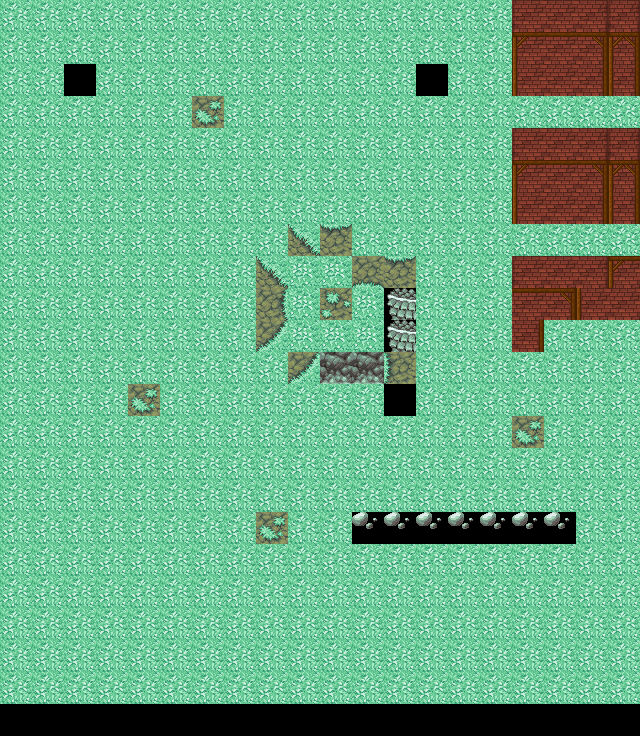

A 2D game scene composited from a Tiled map and its tileset images. What follows is a short description and the map's XML, with each tile layer's data collapsed to a summary:
An orthogonal 20x23 tile map with 32x32 px tiles, 4 tile layers (Lower 1, Upper 1, Lower 2, Upper 2), 4 tilesets.

<map height="23" orientation="orthogonal" tileheight="32" tilewidth="32" version="1.0" width="20"><properties><property name="blended tiles" value="195,197,198,199,200,202,203,205,207,208,209,210,211,212,213,214,215,216,217,218,219,220,221,222,223,227,229,230,231,235,237,238,239,240,241,242,244,245,246,247,248,249,252,254,255,256,257,258,259,260,261,262,263,398,399,400,401,402,403,404,405,406,407,408,409,1,2,9,10,11,12,13,14,15,16,17,18,19,20,21,22,23,24,25,26,27,28,29,30,31,32,33,34,35,36,37,38,42,53,57,58,59,60,63,64,65,66,67,68,69,70,71,72,73,74,75,76,77,86,87,88,89,95,96,97,102,103,104,105,106,107,108,109,110,111,112,113,114,115,116,117,118,125,126,127,128,141,142,143,144,145,146,147,148,149,150,151,152,153,154,155,163,164,165,166,167,170,171,172,180,181,182,183,184,185,186,187,188,189,190,191,192,193,194,200,201,204,205,206,207,208,209,210,216,219,220,221,222,223,224,225,226,227,228,229,230,231,232,233,239,243,244,246,247,248,249,254,255,258,259,260,261,262,263,264,265,266,267,268,269,270,271,272,273,279,280,281,286,287,288,289,290,292,293,294,297,298,299,300,301,302,303,304,305,306,307,308,309,310,311,312,315,316,318,319,329,330,331,332,333,336,337,338,339,340,341,342,343,344,345,346,347,348,349,350,351,352,353,354,355,356,357,358,363,368,369,370,371,372,373,374,375,376,377,378,379,380,381,382,383,384,385,386,387,388,389,390,391,392,393,394,395,396,407,408,409,410,411,412,413,414,415,416,417,418,419,420,421,422,423,424,425,426,427,428,429,430,431,432,433,434,435,441,446,447,448,449,450,451,452,453,454,455,456,457,458,459,460,461,462,463,464,465,466,467,468,469,470,471,472,473,474,487,488,489,490,491,492,493,494,495,496,497,498,499,500,501,502,503,504,505,506,507,508,509,510,511,512,513,526,527,528,529,530,531,532,533,534,535,536,537,538,539,540,541,542,543,544,545,546,547,548,549,550,551,552,553,556,557,558,559,560,561,562,563,564,565,566,567,568,569,570,571,572,573,574,575,576,577,578,579,580,581,582,583,584,585,586,587,588,589,590,596,597,598,599,600,601,602,603,604,605,606,607,608,609,610,611,612,613,614,615,616,617,618,619,620,621,622,623,624,625,626,627,628,629,635,636,637,638,639,640,641,642,643,644,645,646,647,648,649,650,651,652,653,654,655,656,657,658,659,660,661,662,663,664,665,666,667,668,674,675,676,677,678,679,680,681,682,683,684,685,686,687,688,689,690,691,692,693,694,695,696,697,698,699,700,701,702,703,704,705,706,707,708,709,710,711,713,714,715,716,717,718,719,720,721,722,723,724,725,726,727,728,729,730,731,732,733,734,735,736,737,738,739,740,741,742,743,744,745,746,747,748,749,750,751,752,753,754,755,756,757,758,759,760,761,762,763,764,765,766,767,768,769,770,771,772,773,774,775,776,777,778,779,780,781,782,783,784,785,786,787,788,789,790,791,792,793,794,795,796,797,798,799,800,801,802,803,804,805,806,807,808,809,810,811,812,813,814,815,816,817,818,819,820,821,822,823,824,825,826,827,828,829,830,831,832,833,834,835,836,837,838,839,840,841,842,843,844,845,846,847,848,849,850,851,852,853,854,855,856,857,858,859,860,861,862,863,864,865,866,867,868,869,870,871,872,873,874,875,876,877,878,879,880,881,882,883,884,885,886,887,888,889,890,891,892,893,894,895,896,897,898,899,900,901,902,903,904,905,906,907,908,909,910,911,912,913,914,915,916,917,918,919,920,921,922,923,924,925,926,927,928,929,930,931,932,933,934,935,936,937,938,939,940,941,942,943,944,945,946,947,948,949,950,951,952,953,954,955,956,957,958,959,960,961,962,963,964,965,966,967,968,969,970,971,972,973,974,975,976,977,978,979,980,981,982,983,984,985,986,987,988,989,990,991,992,993,994,995,996,997,998,999,1000,1001,1002,1003,1004,1005,1006,1007,1008,1009,1010,1011,1012,1013,1014,1015,1016,1017,1018,1019,1020,1021,1022,1023,1024,1025,1026,1027,1028,1029,1030,1031,1032,1033,1034,1035,1036,1037,1038,1039,1040,1041,1042,1043,1044,1045,1046,1047,1048,1049,1050,1051,1052,1053,1054,1055,1056,1057,1058,1059,1060,1061,1062,1063,1064,1065,1066,1067,1068,1069,1070,1071,1072,1073,1074,1075,1076,1077,1078,1079,1080,1081,1082,1083,1084,1085,1086,1087,1088,1089,1090,1091,1092,1093,1094,1095,1096,1097,1098,1099,1100,1101,1102,1103,1104,1105,1106,1107,1108,1109,1110,1111,1112,1113,1114,1115,1116,1117,1118,1119,1120,1121,1122,1123,1124,1125,1126,1127,1128,1129,1130,1131,1132,1133,1134,1135,1136,1137,1138,1139,1140,1141,1142,1143,1144,1145,1146,1147,1148,1149,1150,1151,1152,1153,1154,1155,1156,1157,1158,1159,1160,1161,1162,1163,1164,1165,1166,1167,1168,1169" /></properties>
 <tileset firstgid="0" margin="1" name="nomadtileset" spacing="1" tileheight="32" tilewidth="32">
  <image height="960" source="tilesets/nomadtileset.png" trans="ff00ff" width="1280" />
 </tileset>
 <tileset firstgid="1103" name="block" tileheight="32" tilewidth="32">
  <image height="96" source="tilesets/blockbound/brickwall.png" width="128" />
 </tileset>
 <tileset firstgid="1115" name="block3" spacing="1" tileheight="32" tilewidth="32">
  <image height="256" source="tilesets/blockbound/brickwall2.png" width="256" />
 </tileset>
 <tileset firstgid="1164" margin="1" name="block4" tileheight="32" tilewidth="32">
  <image height="129" source="tilesets/blockbound/brickwall4.png" width="129" />
 </tileset>
 <layer height="23" name="Lower 1" width="20">
  <properties>
   <property name="layer" value="5" />
   <property name="z" value="0" />
  <property name="layer" value="5" /></properties>
  <data>[460 cells, 440 non-empty, 14 distinct tile ids]</data>
 </layer>
 <layer height="23" name="Upper 1" width="20">
  <properties>
   <property name="layer" value="4" />
   <property name="z" value=".5" />
  <property name="layer" value="4" /></properties>
  <data>[460 cells, 36 non-empty, 36 distinct tile ids]</data>
 </layer>
 <objectgroup height="23" name="Event 1" width="20">
  <properties>
   <property name="layer" value="3" />
   <property name="z" value=".5" />
  <property name="layer" value="3" /></properties>
 </objectgroup>
 <layer height="23" name="Lower 2" width="20">
  <properties>
   <property name="layer" value="2" />
   <property name="z" value="1" />
  <property name="layer" value="2" /></properties>
  <data>[460 cells, 0 non-empty, 0 distinct tile ids]</data>
 </layer>
 <layer height="23" name="Upper 2" width="20">
  <properties>
   <property name="layer" value="1" />
   <property name="z" value="1.5" />
  <property name="layer" value="1" /></properties>
  <data>[460 cells, 0 non-empty, 0 distinct tile ids]</data>
 </layer>
 <objectgroup height="23" name="Event 2" width="20">
  <properties>
   <property name="layer" value="0" />
   <property name="z" value="1.5" />
  <property name="layer" value="0" /></properties>
 </objectgroup>
</map>
